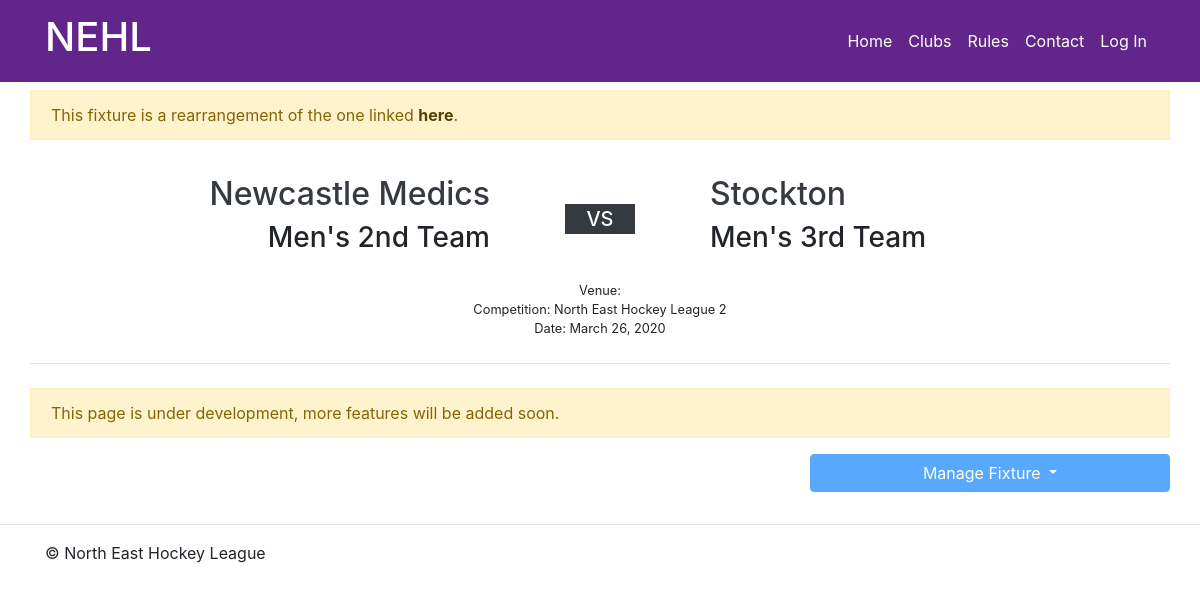
The app's page /fixtures/6 with its own data.
### fixtures/models.py (models this page shows, shortened)
class Fixture(models.Model):
    season = models.ForeignKey(Season, on_delete=models.CASCADE)
    competition = models.ForeignKey(Competition, on_delete=models.CASCADE)
    venue = models.ForeignKey(Venue, on_delete=models.SET_NULL, null=True, blank=True)
    team_a = models.ForeignKey('teams.Team',
                               related_name='team_a_fixtures',
                               on_delete=models.CASCADE,
                               null=True
                               )
    team_b = models.ForeignKey('teams.Team',
                               related_name='team_b_fixtures',
                               on_delete=models.CASCADE,
                               null=True
                               )
    date = models.DateField()
    time = models.TimeField(null=True, blank=True)
    umpire_a = models.ForeignKey('Umpire',
                                 related_name='fixtures_as_umpire_a',
                                 on_delete=models.SET_NULL,
                                 null=True, blank=True)
    umpire_b = models.ForeignKey('Umpire',
                                 related_name='fixtures_as_umpire_b',
                                 on_delete=models.SET_NULL,
                                 null=True, blank=True)
    match_card_submission_url = models.CharField(max_length=300, null=True, blank=True)
    result = models.OneToOneField('FixtureResult', on_delete=models.CASCADE, null=True, blank=True)

class Competition(models.Model):
    name = models.CharField(max_length=50)
    short_name = models.CharField(max_length=5)
    parent_competition = models.ForeignKey('Competition',
                                           on_delete=models.SET_NULL,
                                           null=True,
                                           related_name='child_competition',
                                           blank=True
                                           )
    officials = models.ManyToManyField('CompetitionOfficial', blank=True)
    rules = models.ManyToManyField('RuleSet', blank=True)
    config = models.ManyToManyField('CompetitionConfigItem', blank=True)
    def __str__(self):
        return self.name

### teams/models.py (models this page shows, shortened)
class Team(models.Model):
    name = models.CharField(max_length=30)
    short_name = models.CharField(max_length=5, null=True)
    club = models.ForeignKey('clubs.Club', on_delete=models.CASCADE)
    squad = models.ManyToManyField('clubs.Member', related_name='squads', blank=True)

### clubs/models.py (models this page shows, shortened)
class Club(models.Model):
    name = models.CharField(max_length=60)
    short_name = models.CharField(max_length=12, null=True)
    primary_colour = models.CharField(max_length=7)
    secondary_colour = models.CharField(max_length=7)
    venues = models.ManyToManyField('fixtures.Venue',
                                    through='fixtures.VenueUseType')
    main_venue = models.ForeignKey('fixtures.Venue',
                                   on_delete=models.SET_NULL,
                                   related_name='main_club',
                                   null=True)
    management = models.ManyToManyField('Member',
                                        related_name='management_position',
                                        through='ClubManagementPosition')
    main_contact = models.ForeignKey('Member',
                                     related_name='main_contact_for',
                                     on_delete=models.SET_NULL,
                                     null=True, blank=True)
    fixture_coordinator = models.ForeignKey('Member',
                                            related_name='fixture_coordinator_for',
                                            on_delete=models.SET_NULL,
                                            null=True, blank=True)
    dashboard_link = models.CharField(max_length=100, null=True, blank=True)

### fixtures/views/fixtures.py (the view, shortened to what this page needs)
def detail(request, fixture_id):
    fixture = get_object_or_404(Fixture, pk=fixture_id)
    can_manage_fixture = False
    can_administrate = False
    rearrangements_allowed = has_config_item(fixture.competition, 'rearrangements_allowed')
    user = request.user
    is_cancelled = fixture.fixturecancellation_set.count() > 0
    context = {
        'fixture': fixture,
        'can_manage': can_manage_fixture,
        'can_administrate': can_administrate,
        'rearrangements_allowed': rearrangements_allowed,
        'is_cancelled': is_cancelled
    }
    return render(request, 'fixtures/detail.html', context)

### fixtures/utils/general.py (called while the page is built)
def has_config_item(competition, key):
    if len(competition.config.filter(key=key)) == 0:
        return False
    return competition.config.get(key=key).value

### fixtures/templates/fixtures/detail.html (shortened to what this page needs)
{% extends 'nehlwebsite/base.html' %}
{% load static %}
{% block css %}
    <link rel="stylesheet" type="text/css" href="{% static 'fixtures/style.css' %}">
{% endblock %}
{% block content %}
    <div class="container px-0">
        {% if fixture.rearrangement_to.count > 0 %}
            <div class="alert alert-warning rounded-0 mt-2" role="alert">
                This fixture is a rearrangement of the one linked <a class="alert-link" href="{% url 'fixtures:detail' fixture.rearrangement_to.first.from_fixture.id %}">here</a>.
            </div>
        {% endif %}
        <div class="row m-0 p-0">
            <div class="col-5 fixture-banner d-flex align-items-center justify-content-end">
                <div class="d-none d-md-block">
                    <a href="{% url 'clubs:detail' fixture.team_a.club.id %}" class="no-underline"><h2
                            class="text-right text-dark">{{ fixture.team_a.club.name }}</h2></a>
                    <h3 class="text-right">{{ fixture.team_a.name }}</h3>
                </div>
            </div>
            <div class="col-2 d-flex align-items-center justify-content-center">
                <div class="d-flex versus bg-dark justify-content-center">
                    {% if fixture.result %}
                        <h5 class="text-center text-white align-self-center m-0">{{ fixture.result.team_a_score }} - {{ fixture.result.team_b_score }}</h5>
                    {% else %}
                        <h5 class="text-center text-white align-self-center m-0">VS</h5>
                    {% endif %}
                </div>
            </div>
            <div class="col-5 d-flex align-items-center">
                <div class="d-none d-md-block">
                    <a href="{% url 'clubs:detail' fixture.team_b.club.id %}" class="no-underline"><h2
                            class="text-dark">{{ fixture.team_b.club.name }}</h2></a>
                    <h3>{{ fixture.team_b.name }}</h3>
                </div>
            </div>
        </div>
        <div class="d-flex justify-content-center">
            <p class="small m-0 text-center">Venue: {{ fixture.venue.name }}</p>
        </div>
        <div class="d-flex justify-content-center">
            <p class="small m-0 text-center">
                Competition: {{ fixture.competition.parent_competition|default_if_none:"" }} {{ fixture.competition.short_name }}</p>
        </div>
        <div class="d-flex justify-content-center mb-4">
            <p class="small m-0 text-center">Date: {{ fixture.date }}</p>
        </div>
        <hr class="mb-4"/>
        <div class="alert alert-warning rounded-0" role="alert">
            This page is under development, more features will be added soon.
        </div>
        <div class="row">
            <div class="col-12 col-md-8 mb-3">
            </div>
            <div class="col-12 col-md-4">
                <div class="row">
                    <div class="col-12 col-sm-6 col-md-12">
                        <div class="dropdown mb-3">
                            {% if can_manage %}
                                <button class="btn btn-block btn-primary dropdown-toggle" type="button"
                                        id="dropdownMenuButton"
                                        data-toggle="dropdown" aria-haspopup="true" aria-expanded="false">
                                    Manage Fixture
                                </button>
                            {% else %}
                                <button class="btn btn-block btn-primary dropdown-toggle disabled" type="button"
                                        id="dropdownMenuButton"
                                        disabled>
                                    Manage Fixture
                                </button>
                            {% endif %}
                        </div>
                    </div>
                </div>
            </div>
        </div>
    </div>
{% endblock %}

### records on screen
Fixture: team_a.club.name "Newcastle Medics", team_a.name "Men's 2nd Team", team_b.club.name "Stockton", team_b.name "Men's 3rd Team", competition.parent_competition "North East Hockey League", competition.short_name "2", date "March 26, 2020"
